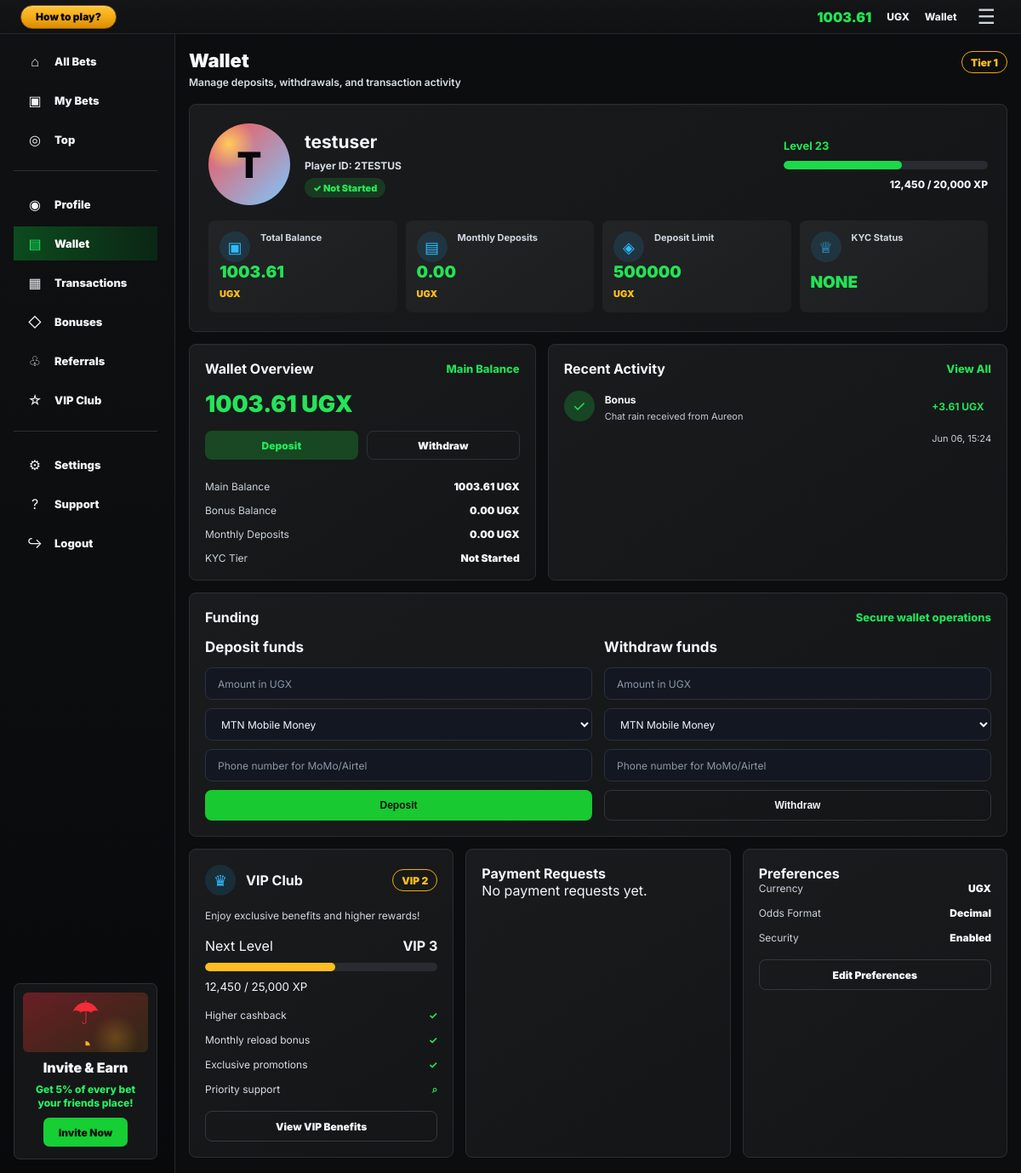
Screenshot of /wallet/ (signed in) with the database file from the repository.
### core/models.py (models this page shows, shortened)
class Profile(models.Model):
    KYC_STATUS_CHOICES = [
        ('none', 'Not Started'),
        ('tier_1', 'Tier 1 - Phone Verified'),
        ('tier_2', 'Tier 2 - Basic KYC'),
        ('tier_3', 'Tier 3 - Full KYC'),
        ('rejected', 'Rejected'),
    ]
    user = models.OneToOneField(User, on_delete=models.CASCADE)
    balance = models.DecimalField(max_digits=12, decimal_places=2, default=1000)
    currency = models.CharField(max_length=3, default='UGX')
    phone_number = models.CharField(max_length=20, blank=True)
    kyc_status = models.CharField(max_length=12, choices=KYC_STATUS_CHOICES, default='none')
    daily_deposit_limit = models.DecimalField(max_digits=12, decimal_places=2, default=500000)
    daily_loss_limit = models.DecimalField(max_digits=12, decimal_places=2, default=200000)
    self_excluded_until = models.DateTimeField(null=True, blank=True)
    created_at = models.DateTimeField(auto_now_add=True)

class Transaction(models.Model):
    TRANSACTION_TYPES = [
        ('deposit', 'Deposit'),
        ('withdraw', 'Withdraw'),
        ('bet', 'Bet Debit'),
        ('win', 'Win Credit'),
        ('refund', 'Refund'),
        ('bonus', 'Bonus'),
    ]
    STATUS_CHOICES = [
        ('completed', 'Completed'),
        ('pending', 'Pending'),
        ('failed', 'Failed'),
    ]
    user = models.ForeignKey(User, on_delete=models.CASCADE, related_name='transactions')
    transaction_type = models.CharField(max_length=20, choices=TRANSACTION_TYPES)
    amount = models.DecimalField(max_digits=10, decimal_places=2)
    status = models.CharField(max_length=10, choices=STATUS_CHOICES, default='completed')
    reference = models.CharField(max_length=80, blank=True, db_index=True)
    description = models.CharField(max_length=255, blank=True)
    created_at = models.DateTimeField(auto_now_add=True)
    class Meta:
        ordering = ['-created_at']

### core/views.py (the view, shortened to what this page needs)
# urls.py: path('wallet/', views.wallet, name='wallet'),
@login_required
def wallet(request):
    profile = get_object_or_404(Profile, user=request.user)
    deposit_form = WalletForm(prefix='deposit')
    withdraw_form = WalletForm(prefix='withdraw')
    transactions = Transaction.objects.filter(user=request.user)
    payment_requests = PaymentRequest.objects.filter(user=request.user)[:10]
    monthly_deposit_total = get_monthly_deposit_total(request.user)
    monthly_deposit_limit = get_kyc_monthly_deposit_limit(profile)
    return render(request, 'core/wallet.html', {
        'profile': profile,
        'deposit_form': deposit_form,
        'withdraw_form': withdraw_form,
        'transactions': transactions,
        'payment_requests': payment_requests,
        'monthly_deposit_total': monthly_deposit_total,
        'monthly_deposit_limit': monthly_deposit_limit,
    })

### core/forms.py (shortened to what this page needs)
class WalletForm(forms.Form):
    PROVIDER_CHOICES = [
        ('mtn_momo', 'MTN Mobile Money'),
        ('airtel_money', 'Airtel Money'),
        ('card', 'Visa/Mastercard'),
        ('bank_transfer', 'Bank Transfer'),
        ('pesapal', 'Pesapal'),
    ]
    amount = forms.DecimalField(
        max_digits=12,
        decimal_places=2,
        min_value=1,
        widget=forms.NumberInput(attrs={
            'placeholder': 'Amount in UGX',
            'class': 'form-control',
        })
    )
    provider = forms.ChoiceField(
        choices=PROVIDER_CHOICES,
        widget=forms.Select(attrs={'class': 'form-control'})
    )
    phone_number = forms.CharField(
        max_length=20,
        required=False,
        widget=forms.TextInput(attrs={
            'placeholder': 'Phone number for MoMo/Airtel',
            'class': 'form-control',
        })
    )

### core/utils.py (called while the page is built)
def get_monthly_deposit_total(user):
    now = timezone.now()
    month_start = now.replace(day=1, hour=0, minute=0, second=0, microsecond=0)
    total = PaymentRequest.objects.filter(
        user=user,
        payment_type='deposit',
        status='completed',
        completed_at__gte=month_start,
    ).aggregate(total=Sum('amount'))['total']
    return total or Decimal('0.00')

def get_kyc_monthly_deposit_limit(profile):
    return KYC_MONTHLY_DEPOSIT_LIMITS.get(profile.kyc_status, KYC_MONTHLY_DEPOSIT_LIMITS['none'])

### core/templates/core/wallet.html (shortened to what this page needs)
{% extends 'core/base.html' %}
{% block content %}
<section class="account-page account-wallet-page">
    <aside class="account-sidebar">
        <a class="account-side-link" href="{% url 'play' %}"><span>⌂</span> All Bets</a>
        <a class="account-side-link" href="{% url 'bet_history' %}"><span>▣</span> My Bets</a>
        <a class="account-side-link" href="{% url 'dashboard' %}"><span>◎</span> Top</a>
        <hr>
        <a class="account-side-link" href="{% url 'profile' %}"><span>◉</span> Profile</a>
        <a class="account-side-link active" href="{% url 'wallet' %}"><span>▤</span> Wallet</a>
        <a class="account-side-link" href="{% url 'transactions' %}"><span>▦</span> Transactions</a>
        <a class="account-side-link" href="{% url 'free_bets' %}"><span>◇</span> Bonuses</a>
        <a class="account-side-link" href="{% url 'profile' %}"><span>♧</span> Referrals</a>
        <a class="account-side-link" href="{% url 'vip_club' %}"><span>☆</span> VIP Club</a>
        <hr>
        <a class="account-side-link" href="{% url 'game_limits' %}"><span>⚙</span> Settings</a>
        <a class="account-side-link" href="{% url 'how_to_play' %}"><span>?</span> Support</a>
        <a class="account-side-link" href="{% url 'logout' %}"><span>↪</span> Logout</a>
        <div class="account-invite-card">
            <div class="invite-art">☂<small>◔</small></div>
            <strong>Invite & Earn</strong>
            <p>Get 5% of every bet your friends place!</p>
            <a href="{% url 'profile' %}">Invite Now</a>
        </div>
    </aside>
    <div class="account-workspace">
        <header class="account-topbar">
            <a class="help-chip" href="{% url 'how_to_play' %}">How to play?</a>
            <div>
                <strong>{{ profile.balance|floatformat:2 }}</strong>
                <span>{{ profile.currency }}</span>
                <a href="{% url 'wallet' %}">Wallet</a>
                <button type="button" aria-label="Menu">☰</button>
            </div>
        </header>
        <main class="account-main">
            <section class="account-content">
                <div class="account-title-row">
                    <div>
                        <h1>Wallet</h1>
                        <p>Manage deposits, withdrawals, and transaction activity</p>
                    </div>
                    <span class="account-status-pill">Tier 1</span>
                </div>
                <section class="account-hero-card">
                    <div class="wallet-identity">
                        <div class="wallet-avatar">{{ request.user.username|first|upper }}</div>
                        <div>
                            <h2>{{ request.user.username }}</h2>
                            <p>Player ID: {{ request.user.id|stringformat:"s" }}{{ request.user.username|upper|slice:":6" }}</p>
                            <span>✓ {{ profile.get_kyc_status_display }}</span>
                        </div>
                    </div>
                    <div class="wallet-level">
                        <strong>Level 23</strong>
                        <i><b style="width: 58%"></b></i>
                        <p>12,450 / 20,000 XP</p>
                    </div>
                    <div class="account-stat-row">
                        <article><span>▣</span><small>Total Balance</small><strong>{{ profile.balance|floatformat:2 }} <em>{{ profile.currency }}</em></strong></article>
                        <article><span>▤</span><small>Monthly Deposits</small><strong>{{ monthly_deposit_total|floatformat:2 }} <em>{{ profile.currency }}</em></strong></article>
                        <article><span>◈</span><small>Deposit Limit</small><strong>{{ monthly_deposit_limit|floatformat:0 }} <em>{{ profile.currency }}</em></strong></article>
                        <article><span>♕</span><small>KYC Status</small><strong>{{ profile.kyc_status|upper }}</strong></article>
                    </div>
                </section>
                <div class="account-grid-2">
                    <section class="account-card wallet-actions-card">
                        <div class="section-heading">
                            <h2>Wallet Overview</h2>
                            <span>Main Balance</span>
                        </div>
                        <strong class="wallet-balance-large">{{ profile.balance|floatformat:2 }} {{ profile.currency }}</strong>
                        <div class="wallet-action-tabs">
                            <a href="#deposit-form">Deposit</a>
                            <a href="#withdraw-form">Withdraw</a>
                        </div>
                        <dl class="wallet-metrics">
                            <div><dt>Main Balance</dt><dd>{{ profile.balance|floatformat:2 }} {{ profile.currency }}</dd></div>
                            <div><dt>Bonus Balance</dt><dd>0.00 {{ profile.currency }}</dd></div>
                            <div><dt>Monthly Deposits</dt><dd>{{ monthly_deposit_total|floatformat:2 }} {{ profile.currency }}</dd></div>
                            <div><dt>KYC Tier</dt><dd>{{ profile.get_kyc_status_display }}</dd></div>
                        </dl>
                    </section>
                    <section class="account-card account-activity-card">
                        <div class="section-heading">
                            <h2>Recent Activity</h2>
                            <a href="{% url 'bet_history' %}">View All</a>
                        </div>
                        <ul class="account-activity-list">
                            {% for txn in transactions|slice:":5" %}
                                <li>
                                    <span class="activity-icon {% if txn.transaction_type == 'deposit' or txn.transaction_type == 'win' or txn.transaction_type == 'bonus' %}positive{% else %}negative{% endif %}">
                                        {% if txn.transaction_type == 'deposit' %}↓{% elif txn.transaction_type == 'win' or txn.transaction_type == 'bonus' %}✓{% else %}✈{% endif %}
                                    </span>
                                    <div>
                                        <strong>{{ txn.transaction_type|title }}</strong>
                                        <small>{{ txn.description|default:"Main Balance" }}</small>
                                    </div>
                                    <b class="{% if txn.transaction_type == 'deposit' or txn.transaction_type == 'win' or txn.transaction_type == 'bonus' %}positive{% else %}negative{% endif %}">
                                        {% if txn.transaction_type == 'deposit' or txn.transaction_type == 'win' or txn.transaction_type == 'bonus' %}+{% else %}-{% endif %}{{ txn.amount|floatformat:2 }} {{ profile.currency }}
                                    </b>
                                    <time>{{ txn.created_at|date:'M d, H:i' }}</time>
                                </li>
                            {% empty %}
                                <li class="empty-state">No transactions yet.</li>
                            {% endfor %}
                        </ul>
                    </section>
                </div>
                <section class="account-card account-money-card">
                    <div class="section-heading">
                        <h2>Funding</h2>
                        <span>Secure wallet operations</span>
                    </div>
                    <div class="money-form-grid">
                        <form id="deposit-form" method="post">
                            <h3>Deposit funds</h3>
                            {{ deposit_form.amount }}
                            {{ deposit_form.provider }}
                            {{ deposit_form.phone_number }}
                            <button class="account-primary-btn" type="submit">Deposit</button>
                        </form>
                        <form id="withdraw-form" method="post">
                            <h3>Withdraw funds</h3>
                            {{ withdraw_form.amount }}
                            {{ withdraw_form.provider }}
                            {{ withdraw_form.phone_number }}
                            <button class="account-secondary-btn" type="submit">Withdraw</button>
                        </form>
                    </div>
                </section>
            </section>
            <aside class="account-right-rail">
                <section class="account-card vip-card">
                    <div class="vip-head"><span>♛</span><strong>VIP Club</strong><b>VIP 2</b></div>
                    <p>Enjoy exclusive benefits and higher rewards!</p>
                    <div class="vip-progress"><span>Next Level</span><strong>VIP 3</strong><i><b style="width: 56%"></b></i><small>12,450 / 25,000 XP</small></div>
                    <ul>
                        <li>Higher cashback <b>✓</b></li>
                        <li>Monthly reload bonus <b>✓</b></li>
                        <li>Exclusive promotions <b>✓</b></li>
                        <li>Priority support <b>⌕</b></li>
                    </ul>
                    <a href="{% url 'game_limits' %}">View VIP Benefits</a>
                </section>
                <section class="account-card">
                    <h2>Payment Requests</h2>
                    <ul class="rail-list">
                        {% for payment in payment_requests|slice:":4" %}
                            <li><span>{{ payment.get_provider_display }}</span><strong>{{ payment.amount|floatformat:2 }} {{ profile.currency }}</strong><small>{{ payment.status|title }}</small></li>
                        {% empty %}
                            <li>No payment requests yet.</li>
                        {% endfor %}
                    </ul>
                </section>
                <section class="account-card">
                    <h2>Preferences</h2>
                    <ul class="rail-list">
                        <li><span>Currency</span><strong>{{ profile.currency }}</strong></li>
                        <li><span>Odds Format</span><strong>Decimal</strong></li>
                        <li><span>Security</span><strong>Enabled</strong></li>
                    </ul>
                    <a class="rail-button" href="{% url 'profile' %}">Edit Preferences</a>
                </section>
            </aside>
        </main>
    </div>
</section>
{% endblock %}

### rows the page displays
Profile: balance "1003.61", currency "UGX", kyc_status "Not Started", kyc_status "NONE"
Transaction: transaction_type "Bonus", description "Chat rain received from Aureon", amount "3.61", created_at "Jun 06, 15:24"

### other values shown
{{ request.user.username|first|upper }} "T"
{{ request.user.username }} "testuser"
{{ request.user.id|stringformat:"s" }} "2"
{{ request.user.username|upper|slice:":6" }} "TESTUS"
{{ monthly_deposit_total|floatformat:2 }} "0.00"
{{ monthly_deposit_limit|floatformat:0 }} "500000"
